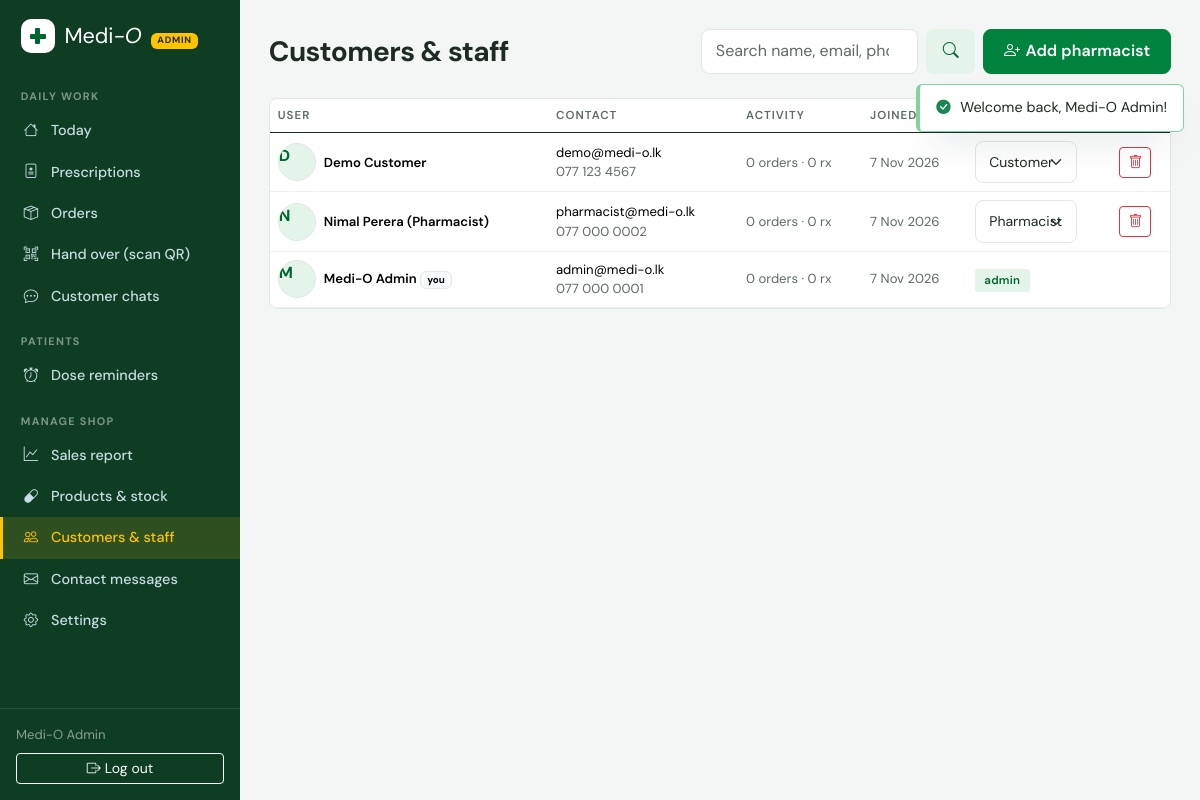
The page /admin/users.php (signed in) on the database its author committed.
### tables this page shows
CREATE TABLE `users` (
  `id` int(10) unsigned NOT NULL AUTO_INCREMENT,
  `name` varchar(120) NOT NULL,
  `email` varchar(190) DEFAULT NULL,
  `phone` varchar(20) DEFAULT NULL,
  `password_hash` varchar(255) DEFAULT NULL,
  `google_id` varchar(64) DEFAULT NULL,
  `avatar` varchar(500) DEFAULT NULL,
  `address` text DEFAULT NULL,
  `role` enum('customer','pharmacist','admin') NOT NULL DEFAULT 'customer',
  `qr_token` char(40) NOT NULL,
  `email_verified` tinyint(1) NOT NULL DEFAULT 0,
  `phone_verified` tinyint(1) NOT NULL DEFAULT 0,
  `reset_token` varchar(64) DEFAULT NULL,
  `reset_expires` datetime DEFAULT NULL,
  `created_at` timestamp NOT NULL DEFAULT current_timestamp(),
  PRIMARY KEY (`id`),
  UNIQUE KEY `uq_users_qr` (`qr_token`),
  UNIQUE KEY `uq_users_email` (`email`),
  UNIQUE KEY `uq_users_phone` (`phone`),
  UNIQUE KEY `uq_users_google` (`google_id`)
);

### includes/helpers.php (called while the page is built, shortened)
<?php
function e(?string $s): string
{
    return htmlspecialchars($s ?? '', ENT_QUOTES, 'UTF-8');
}
function url(string $path = ''): string
{
    return BASE_URL . '/' . ltrim($path, '/');
}
function pretty_phone(?string $phone): string
{
    if (preg_match('/^94(\d{2})(\d{3})(\d{4})$/', $phone, $m)) {
        return '0' . $m[1] . ' ' . $m[2] . ' ' . $m[3];
    }
    return $phone;
}

### includes/db.php (called while the page is built)
<?php
function db(): PDO
{
    static $pdo = null;
    if ($pdo === null) {
        $pdo = new PDO(
            'mysql:host=' . DB_HOST . ';dbname=' . DB_NAME . ';charset=utf8mb4',
            DB_USER,
            DB_PASS,
            [
                PDO::ATTR_ERRMODE => PDO::ERRMODE_EXCEPTION,
                PDO::ATTR_DEFAULT_FETCH_MODE => PDO::FETCH_ASSOC,
                PDO::ATTR_EMULATE_PREPARES => false,
            ]
        );
    }
    return $pdo;
}
function q(string $sql, array $params = []): PDOStatement
{
    $st = db()->prepare($sql);
    $st->execute($params);
    return $st;
}
function q_one(string $sql, array $params = []): ?array
{
    $row = q($sql, $params)->fetch();
    return $row === false ? null : $row;
}
function q_all(string $sql, array $params = []): array
{
    return q($sql, $params)->fetchAll();
}
function q_val(string $sql, array $params = [])
{
    $v = q($sql, $params)->fetchColumn();
    return $v === false ? null : $v;
}

### includes/auth.php (called while the page is built, shortened)
<?php
function current_user(): ?array
{
    static $user = false;
    if ($user === false) {
        $user = null;
        if (!empty($_SESSION['user_id'])) {
            $user = q_one('SELECT * FROM users WHERE id = ?', [$_SESSION['user_id']]);
        }
    }
    return $user;
}
function is_admin(): bool
{
    $u = current_user();
    return $u && $u['role'] === 'admin';
}
function require_login(): array
{
    $u = current_user();
    return $u;
}
function require_staff(): array
{
    $u = require_login();
    return $u;
}

### admin/users.php (the view, shortened to what this page needs)
<?php
require_once __DIR__ . '/../components/staff-header.php';
$search = trim($_GET['q'] ?? '');
$where = '1';
$params = [];
$users = q_all("SELECT u.*,
                (SELECT COUNT(*) FROM orders o WHERE o.user_id=u.id) AS orders,
                (SELECT COUNT(*) FROM prescriptions p WHERE p.user_id=u.id) AS rx
                FROM users u WHERE $where ORDER BY u.id DESC LIMIT 200", $params);
?>
<div class="d-flex flex-wrap justify-content-between align-items-center gap-2 mb-4">
  <h1 class="h3 fw-bold mb-0">Customers &amp; staff</h1>
  <div class="d-flex gap-2">
    <form class="d-flex gap-2" method="get">
      <input type="search" name="q" class="form-control" placeholder="Search name, email, phone…" value="<?= e($search) ?>">
      <button class="btn mo-btn-soft"><i class="bi bi-search"></i></button>
    </form>
    <button class="btn mo-btn text-nowrap" data-bs-toggle="collapse" data-bs-target="#addStaff"><i class="bi bi-person-plus me-1"></i>Add pharmacist</button>
  </div>
</div>
<div class="mo-card p-0 overflow-hidden">
  <div class="table-responsive">
    <table class="table mo-table table-hover align-middle mb-0">
      <thead><tr><th>User</th><th>Contact</th><th>Activity</th><th>Joined</th><th>Role</th><th></th></tr></thead>
      <tbody>
        <?php foreach ($users as $row): ?>
          <tr>
            <td>
              <div class="d-flex align-items-center gap-2">
                <div class="mo-avatar-btn" style="width:38px;height:38px;font-size:1rem;pointer-events:none">
                  <?php if ($row['avatar']): ?><img src="<?= e($row['avatar']) ?>" alt=""><?php else: ?><span><?= e(strtoupper(mb_substr($row['name'], 0, 1))) ?></span><?php endif; ?>
                </div>
                <div>
                  <div class="fw-semibold small"><?= e($row['name']) ?><?= $row['id'] == $staff['id'] ? ' <span class="badge text-bg-light border">you</span>' : '' ?></div>
                </div>
              </div>
            </td>
            <td class="small">
              <div><?= e($row['email'] ?? '—') ?></div>
              <div class="text-muted"><?= e(pretty_phone($row['phone'])) ?></div>
            </td>
            <td class="small text-muted"><?= (int)$row['orders'] ?> orders · <?= (int)$row['rx'] ?> rx</td>
            <td class="small text-muted"><?= date('j M Y', strtotime($row['created_at'])) ?></td>
            <td>
              <?php if ($row['id'] == $staff['id']): ?>
                <span class="mo-status mo-status-ready"><?= e($row['role']) ?></span>
              <?php else: ?>
                <form method="post" class="d-flex gap-1">
                  <select name="role" class="form-select form-select-sm w-auto" data-orig="<?= e($row['role']) ?>"
                          onchange="if (confirm('Make <?= e(addslashes($row['name'])) ?> a ' + this.options[this.selectedIndex].text + '?')) this.form.submit(); else this.value = this.dataset.orig;">
                    <?php foreach (['customer', 'pharmacist', 'admin'] as $r): ?>
                      <option value="<?= $r ?>" <?= $row['role'] === $r ? 'selected' : '' ?>><?= ucfirst($r) ?></option>
                    <?php endforeach; ?>
                  </select>
                </form>
              <?php endif; ?>
            </td>
            <td>
              <?php if ($row['id'] != $staff['id']): ?>
                <form method="post" onsubmit="return confirm('Delete <?= e(addslashes($row['name'])) ?> and ALL their orders, prescriptions and chats? This cannot be undone.')">
                  <button class="btn btn-sm btn-outline-danger"><i class="bi bi-trash"></i></button>
                </form>
              <?php endif; ?>
            </td>
          </tr>
        <?php endforeach; ?>
      </tbody>
    </table>
  </div>
</div>
<?php require_once __DIR__ . '/../components/staff-footer.php'; ?>

### components/staff-header.php (shortened to what this page needs)
<?php
$staff = require_staff();
$pendingRx = (int)q_val("SELECT COUNT(*) FROM prescriptions WHERE status='pending'");
$openOrders = (int)q_val("SELECT COUNT(*) FROM orders WHERE status IN ('placed','processing')");
$unreadChats = (int)q_val('SELECT COALESCE(SUM(staff_unread),0) FROM chat_conversations');
$nav = [
    'Daily work' => [
        ['staff/index.php', 'bi-house', 'Today', null],
        ['staff/prescriptions.php', 'bi-file-medical', 'Prescriptions', $pendingRx],
        ['staff/orders.php', 'bi-box-seam', 'Orders', $openOrders],
        ['staff/scan.php', 'bi-qr-code-scan', 'Hand over (scan QR)', null],
        ['staff/chat.php', 'bi-chat-dots', 'Customer chats', $unreadChats],
    ],
    'Patients' => [
        ['staff/medications.php', 'bi-alarm', 'Dose reminders', null],
    ],
];
if (is_admin()) {
    $nav['Manage shop'] = [
        ['admin/index.php', 'bi-graph-up', 'Sales report', null],
        ['admin/products.php', 'bi-capsule', 'Products & stock', null],
        ['admin/users.php', 'bi-people', 'Customers & staff', null],
        ['admin/inquiries.php', 'bi-envelope', 'Contact messages', null],
        ['admin/settings.php', 'bi-gear', 'Settings', null],
    ];
}
$curPath = substr($_SERVER['SCRIPT_NAME'], strlen(parse_url(BASE_URL, PHP_URL_PATH) ?: '') + 1);
?>
<!DOCTYPE html>
<html lang="en">
<head>
<link href="https://cdn.jsdelivr.net/npm/bootstrap@5.3.3/dist/css/bootstrap.min.css" rel="stylesheet">
<link href="https://cdn.jsdelivr.net/npm/bootstrap-icons@1.11.3/font/bootstrap-icons.min.css" rel="stylesheet">
<link href="<?= url('assets/css/app.css') ?>?v=<?= filemtime(dirname(__DIR__) . '/assets/css/app.css') ?>" rel="stylesheet">
</head>
<body>
<div class="mo-staff-wrap">
  <aside class="mo-sidebar">
    <a class="brand" href="<?= url('index.php') ?>">
      <span class="mo-logo"><i class="bi bi-capsule"></i></span>
      <span>Medi<em>-O</em> <span class="badge ms-1" style="font-size:.58rem;font-family:var(--sans);background:var(--butter);color:var(--ink);letter-spacing:.08em"><?= is_admin() ? 'ADMIN' : 'STAFF' ?></span></span>
    </a>
    <nav class="d-flex flex-column flex-lg-column flex-row flex-grow-1" style="min-width:0">
      <?php $here = isset($active) ? dirname($curPath) . '/' . $active : $curPath;
      foreach ($nav as $group => $links): ?>
        <div class="nav-group"><?= e($group) ?></div>
        <?php foreach ($links as [$href, $icon, $label, $badge]): ?>
          <a class="nav-item <?= $href === $here ? 'active' : '' ?>" href="<?= url($href) ?>">
            <i class="bi <?= $icon ?>"></i><span><?= $label ?></span>
          </a>
        <?php endforeach; ?>
      <?php endforeach; ?>
    </nav>
    <div class="sidebar-footer p-3 border-top border-secondary border-opacity-25">
      <div class="small text-white-50 mb-2"><?= e($staff['name']) ?></div>
      <a href="<?= url('logout.php') ?>" class="btn btn-sm btn-outline-light w-100"><i class="bi bi-box-arrow-right me-1"></i>Log out</a>
    </div>
  </aside>
  <main class="mo-staff-main">
    <div class="mo-toasts" id="toasts"></div>

### rows shown on the page
users: name "Medi-O Admin", name "M", shows "you", email "admin@medi-o.lk", phone "077 000 0001", orders "0", rx "0", created_at "7 Nov 2026", role "admin"
users: name "D", name "Demo Customer", email "demo@medi-o.lk", phone "077 123 4567", orders "0", rx "0", created_at "7 Nov 2026", role "Customer"
users: name "N", name "Nimal Perera (Pharmacist)", email "pharmacist@medi-o.lk", phone "077 000 0002", orders "0", rx "0", created_at "7 Nov 2026", role "Pharmacist"

### other values the page prints
$group "DAILY WORK"
$label "Today"
$label "Prescriptions"
$label "Orders"
$label "Hand over (scan QR)"
$label "Customer chats"
$group "PATIENTS"
$label "Dose reminders"
$group "MANAGE SHOP"
$label "Sales report"
$label "Products & stock"
$label "Customers & staff"
$label "Contact messages"
$label "Settings"
